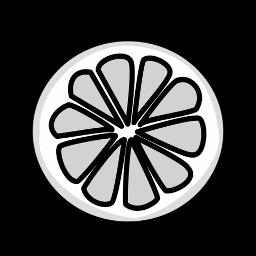
#> input picture 2S2018/Seminarios/lemon_only.png, 256 x 256 px
$ jupyter execute TomoRecon.ipynb   (shell and % lines are left out)   (older library calls are emulated)
#> lines starting #> are read from the running program, lines starting #| are printed output that depends on the picture
[cell 1]
import numpy as np
import matplotlib.pyplot as plt
import sys
import matplotlib.image as mpimg


def phantom(t, params):

#> called with t = 0, params = (1, 128, 180, 0, 180)
    a = params[0]
    n = params[1]

    if t==0:

        f = np.array(mpimg.imread('lemon_only.png'))[0:256:2,0:256:2]
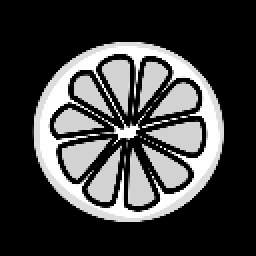
#> f: shape (128, 128) float32 (shown 2 times larger); min 0, max 1, mean 0.254

    elif t==1:

        # norma-2 (circulo)

        x = np.linspace(-a,a,n)
        xx,yy = np.meshgrid(x,x)

        f = (xx**2 + yy**2 < 0.3**2).astype(np.double)

    elif t==2:

        # norma-1 (losango)

        x = np.linspace(-a,a,n)
        xx,yy = np.meshgrid(x,x)

        f = ( np.abs(xx) + np.abs(yy) < 0.3 ).astype(np.double)

    else:

        # norma-p ( `quadrado`, p->infty)

        p = 10

        x = np.linspace(-a,a,n)
        xx,yy = np.meshgrid(x,x)

        f = ( np.abs(xx)**p + np.abs(yy)**p < 0.3**p ).astype(np.double)


    return f

[cell 2]
def radon(img, params):

#> called with params = (1, 128, 180, 0, 180)
    a = params[0] # range (radius)
    size = params[1]
    angles = params[2]
    initial_angle = params[3]
    final_angle = params[4]

    t  = np.linspace(-a, a, size)
    theta = np.linspace( (np.pi * initial_angle / 180.0), (np.pi * final_angle / 180.0), angles, endpoint=False)
    s  = np.linspace(-a, a, size)

    sino = np.zeros([size, angles])

    dx = 2.*a/(size - 1)
    dy = dx

    for i in range(size):

        for j in range(angles):

            for k in range(size):

                x = t[i] * np.cos(theta[j]) - s[k] * np.sin(theta[j])
                y = t[i] * np.sin(theta[j]) + s[k] * np.cos(theta[j])

                ix = ( np.ceil( (x + a)/dx) ).astype(np.int)
                iy = ( np.ceil( (y + a)/dy) ).astype(np.int)

                if ((ix > 0) & (ix < size) & (iy >0) & (iy < size)):
                    sino[i][j] += img[ix][iy]
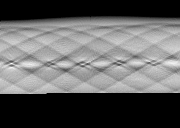
#> sino: shape (128, 180) float64; min 0, max 72.82, mean 27.6; drawn with min black and max white

    return sino
